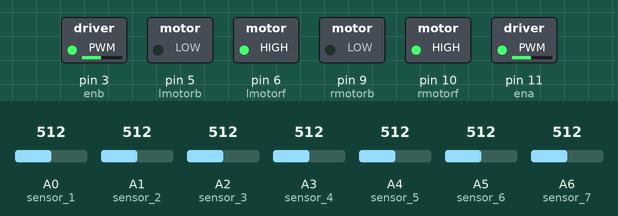
Recording of a sketch running on a simulated Arduino Nano, built with avr-gcc and run on an emulated ATmega328P. On the bench: switched loads named in the sketch (green lamp = pin HIGH). Inputs (shaded band) come from the test bench; at power-on: A0 (sensor_1) = 512, A1 (sensor_2) = 512, A2 (sensor_3) = 512, A3 (sensor_4) = 512, A4 (sensor_5) = 512, A5 (sensor_6) = 512, A6 (sensor_7) = 512.

Above: at 0.1 s.
Timing chart, 0 to 1.6 s (numbered marks = the images above):
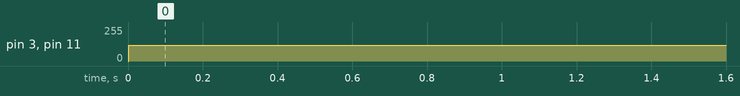

The sketch:

Line_follower.ino
```cpp
#define rmotorf 10
#define rmotorb 9
#define lmotorf 6
#define lmotorb 5
#define ena 11
#define enb 3
#define sensor_1 A0
#define sensor_2 A1
#define sensor_3 A2
#define sensor_4 A3
#define sensor_5 A4
#define sensor_6 A5
#define sensor_7 A6

int max_speed = 200;
int left_speed;
int right_speed;
int sensor_sum, pos, error, proportional = 0, intregal = 0, derivative = 0;
long long unsigned sensor_avg;
long sensor[] = {0, 0, 0};
int kp = 0;
int kd = 0;
int ki = 0;


void setup()
{
  pinMode(sensor_1, INPUT);
  pinMode(sensor_2, INPUT);
  pinMode(sensor_3, INPUT);
  pinMode(sensor_4, INPUT);
  pinMode(sensor_5, INPUT);
  pinMode(sensor_6, INPUT);
  pinMode(sensor_7, INPUT);
  pinMode (lmotorf, OUTPUT);
  pinMode (lmotorb, OUTPUT);
  pinMode (rmotorf, OUTPUT);
  pinMode (rmotorb, OUTPUT);
  pinMode(ena, OUTPUT);
  pinMode(enb, OUTPUT);
  digitalWrite (lmotorf, HIGH);
  digitalWrite (lmotorb, HIGH);
  digitalWrite (rmotorf, HIGH);
  digitalWrite (rmotorb, HIGH);
  Serial.begin(9600);
}


void loop()
{
  sensor_read();
  pid_calc();
  turn();
  motor_drive(120, 120);
}

void pid_calc()
{
  int last_proportional;
  pos = int(sensor_avg / sensor_sum);
  proportional = pos - 2500;
  intregal = intregal + proportional;
  derivative = proportional - last_proportional;
  last_proportional = proportional;

  error = int(proportional * kp + intregal * ki + derivative * kd);
}

void sensor_read()
{
  sensor_avg = 0;
  sensor_sum = 0;

  for (int i = 0; i < 7; i++)
  {
    sensor[i] = analogRead(i);
    sensor_avg += sensor[i] * i * 1000;
    sensor_sum += int(sensor[i]);
  }
}

void turn()
{


  if (error < -256)
  {
    error = -256;
  }
  if (error > 256)
  {
    error = 256;
  }

  if (error < 0)
  {
    right_speed = max_speed + error;
    left_speed = max_speed;
  }

  else
  {
    right_speed = max_speed;
    left_speed = max_speed - error;
  }
}

void motor_drive(int right_speed, int left_speed)
{
  if (left_speed == 0)
  {
    digitalWrite(lmotorf, HIGH);
    digitalWrite(lmotorb, HIGH);
  }
  else if (left_speed > 0)
  {
    digitalWrite(lmotorf, HIGH);
    digitalWrite(lmotorb, LOW);
  }

  else if (left_speed < 0)
  {
    digitalWrite(lmotorf, LOW);
    digitalWrite(lmotorb, HIGH);
  }

  if (right_speed == 0)
  {
    digitalWrite(rmotorf, HIGH);
    digitalWrite(rmotorb, HIGH);
  }
  else if (right_speed > 0)
  {
    digitalWrite(rmotorf, HIGH);
    digitalWrite(rmotorb, LOW);
  }

  else if (right_speed < 0)
  {
    digitalWrite(rmotorf, LOW);
    digitalWrite(rmotorb, HIGH);
  }

  if (left_speed > 254) left_speed = 254;
  if (left_speed < -254) left_speed = -254;
  if (right_speed > 254) right_speed = 254;
  if (right_speed < -254) right_speed = -254;

  analogWrite(ena, abs(right_speed));
  analogWrite(enb, abs(left_speed));
}
```

Measured:
- by itself, pin 3 (enb), pin 11 (ena): 0/255 → 120/255 at 0.00 s
